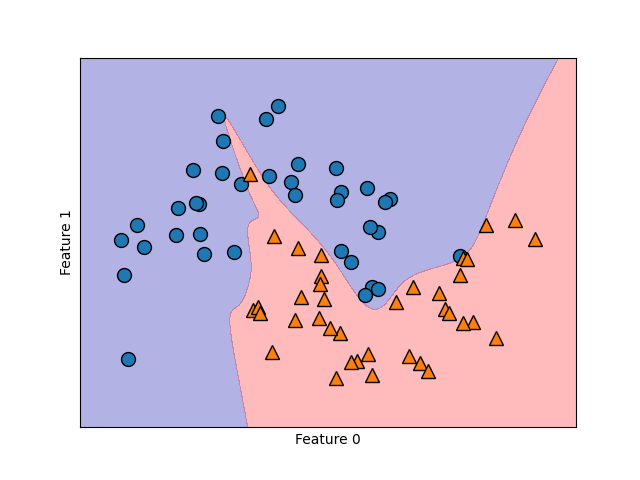

Here is the Python script that generated this plot:
import mglearn as mglearn
from matplotlib import pyplot as plt
from sklearn.datasets import make_moons
from sklearn.model_selection import train_test_split
from sklearn.neural_network import MLPClassifier


def execute():
    X, y = make_moons(n_samples=100, noise=0.25, random_state=3)

    X_train, X_test, y_train, y_test = train_test_split(X, y, stratify=y, random_state=42)

    mlp = MLPClassifier(solver='lbfgs', random_state=0,hidden_layer_sizes=[10,10]).fit(X_train, y_train)

    fig = plt.figure()
    mglearn.plots.plot_2d_separator(mlp, X_train, fill=True, alpha=.3)
    mglearn.discrete_scatter(X_train[:, 0], X_train[:, 1], y_train)
    plt.xlabel("Feature 0")
    plt.ylabel("Feature 1")
    fig.savefig('mlp/mlp.png')
